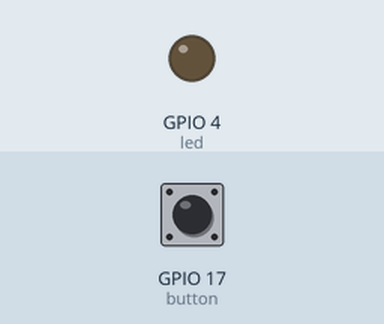
The program below on a simulated Raspberry Pi (BCM pin numbers). On the bench: output pins drawn as LEDs (lit = HIGH). The test bench sets the inputs (shaded band); at power-on: GPIO 17 (button) HIGH.

Above: at 1.2 s.
1.3 s: GPIO 17 (button) pulled LOW for 0.15 s
At 1.37 s:
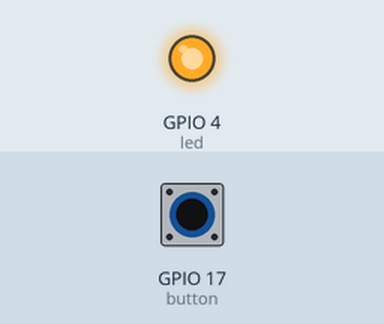
2.9 s: GPIO 17 (button) pulled LOW for 3.2 s
At 7.3 s:
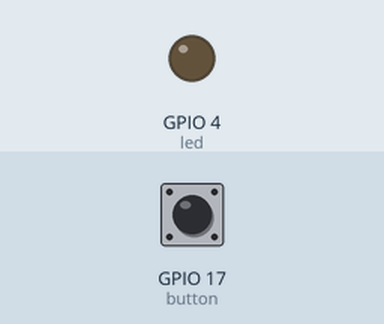
Timing chart, 0 to 8.8 s (numbered marks = the images above; inputs shaded):
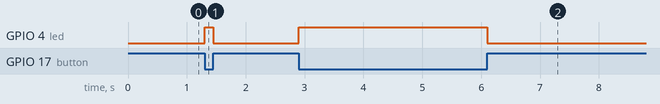

Measured:
- after the input at 1.3 s, GPIO 4 (led): LOW → HIGH at once, → LOW 0.15 s later
- after the input at 2.9 s, GPIO 4 (led): LOW → HIGH at once, → LOW 3.2 s later

The program:

script.py
```python
# Import LED functions from gpiozero library
from gpiozero import LED
# Import Button functions from gpiozero library
from gpiozero import Button

# Var for GPIO pin 4 for LED out
led = LED(4)
# Var for GPIO pin 17 for Button out
button = Button(17)

# Loop (infinite)
while True:
        # Wait for Button press
        button.wait_for_press()

        #Turn on the LED
        led.on()

        # Wait for Button release
        button.wait_for_release()

        # Turn off the LED
        led.off()
```
